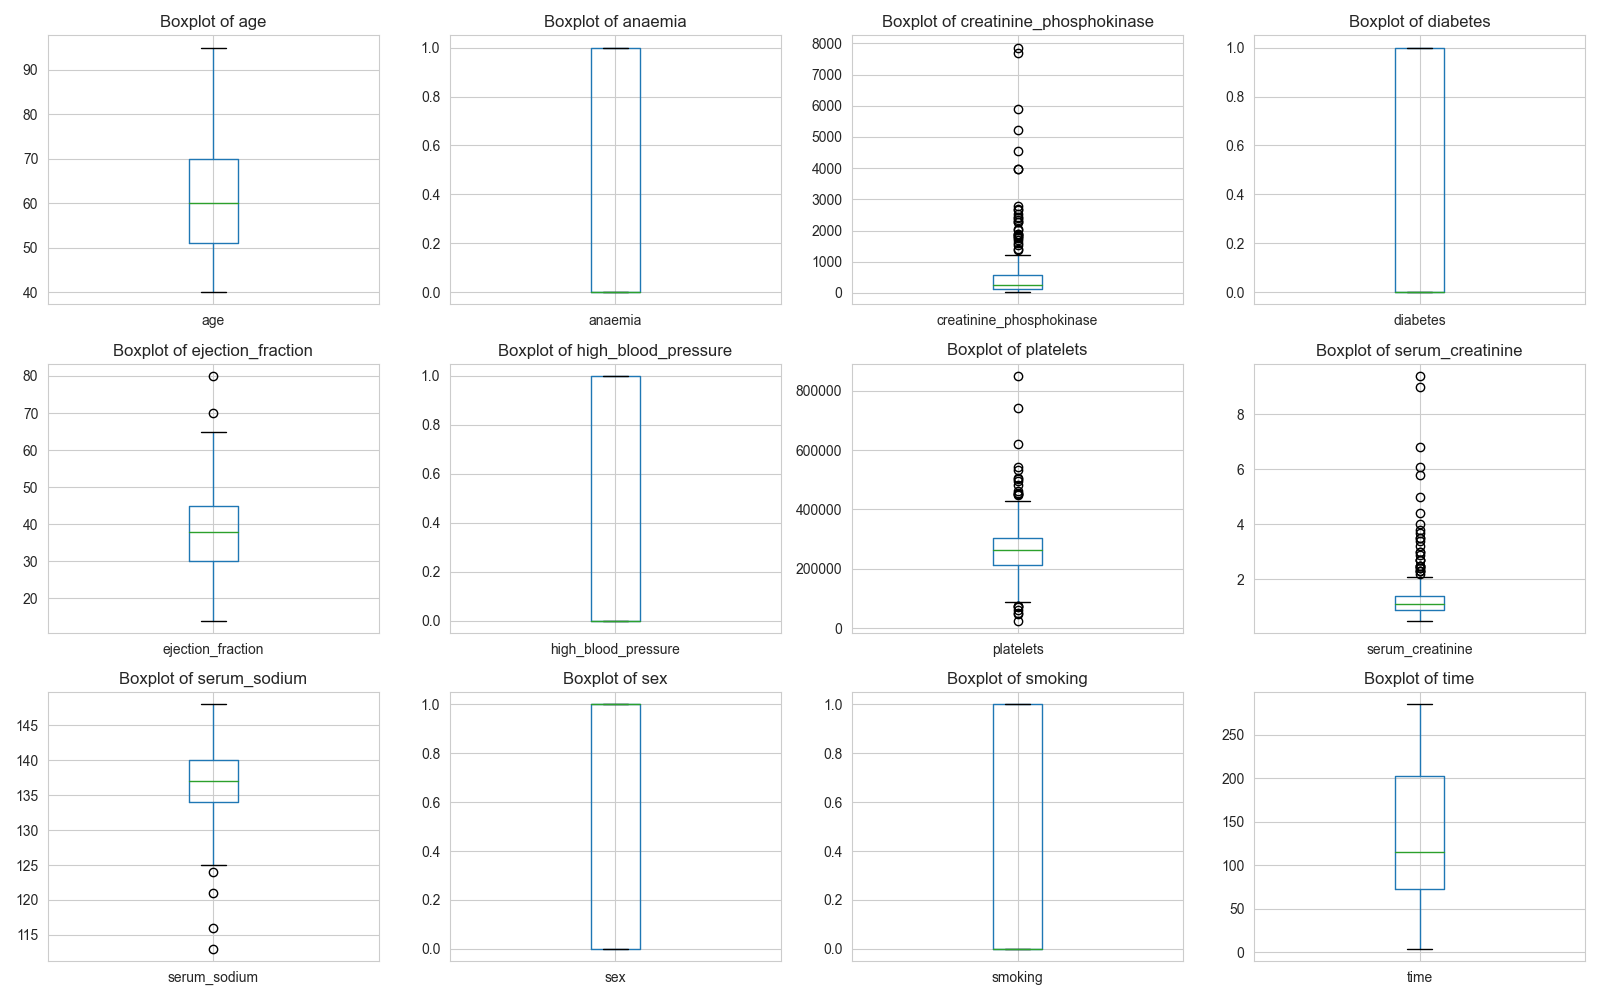

Write Python code to recreate this figure.
import matplotlib.pyplot as plt
import numpy as np
import pandas as pd
import seaborn as sns

filename = '../heart_failure_clinical_records_dataset.csv'
df = pd.read_csv(filename)
print(df.columns)

# set style
sns.set_style("whitegrid")

# create boxplot for each variable in a separate subplot
fig, axes = plt.subplots(nrows=3, ncols=4, figsize=(16, 10))

for ax, col in zip(axes.flatten(), df.columns[:-2]):
    boxplot = df.boxplot(column=col, ax=ax)
    ax.set_title(f'Boxplot of {col}')

# plot the last variable 'time'
boxplot = df.boxplot(column='time', ax=axes.flatten()[-1])
axes.flatten()[-1].set_title('Boxplot of time')

plt.tight_layout()
plt.savefig('boxplot_seperated.png')
plt.show()